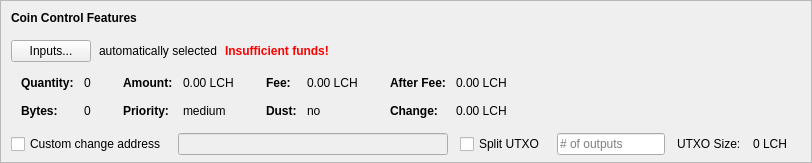
    <widget class="QFrame" name="frameCoinControl">
     <property name="sizePolicy">
      <sizepolicy hsizetype="Expanding" vsizetype="Expanding">
       <horstretch>0</horstretch>
       <verstretch>0</verstretch>
      </sizepolicy>
     </property>
     <property name="maximumSize">
      <size>
       <width>16777215</width>
       <height>16777215</height>
      </size>
     </property>
     <property name="frameShape">
      <enum>QFrame::StyledPanel</enum>
     </property>
     <property name="frameShadow">
      <enum>QFrame::Sunken</enum>
     </property>
     <layout class="QVBoxLayout" name="verticalLayoutCoinControl2">
      <property name="spacing">
       <number>0</number>
      </property>
      <property name="leftMargin">
       <number>0</number>
      </property>
      <property name="topMargin">
       <number>0</number>
      </property>
      <property name="rightMargin">
       <number>0</number>
      </property>
      <property name="bottomMargin">
       <number>6</number>
      </property>
      <item>
       <layout class="QVBoxLayout" name="verticalLayoutCoinControl" stretch="0,0,0,0,1">
        <property name="spacing">
         <number>0</number>
        </property>
        <property name="leftMargin">
         <number>10</number>
        </property>
        <property name="topMargin">
         <number>10</number>
        </property>
        <item>
         <layout class="QHBoxLayout" name="horizontalLayoutCoinControl1">
          <property name="bottomMargin">
           <number>15</number>
          </property>
          <item>
           <widget class="QLabel" name="labelCoinControlFeatures">
            <property name="sizePolicy">
             <sizepolicy hsizetype="Preferred" vsizetype="Maximum">
              <horstretch>0</horstretch>
              <verstretch>0</verstretch>
             </sizepolicy>
            </property>
            <property name="font">
             <font>
              <weight>75</weight>
              <bold>true</bold>
             </font>
            </property>
            <property name="styleSheet">
             <string notr="true">font-weight:bold;</string>
            </property>
            <property name="text">
             <string>Coin Control Features</string>
            </property>
           </widget>
          </item>
         </layout>
        </item>
        <item>
         <layout class="QHBoxLayout" name="horizontalLayoutCoinControl2" stretch="0,0,0,0">
          <property name="spacing">
           <number>8</number>
          </property>
          <property name="bottomMargin">
           <number>10</number>
          </property>
          <item>
           <widget class="QPushButton" name="pushButtonCoinControl">
            <property name="styleSheet">
             <string notr="true"/>
            </property>
            <property name="text">
             <string>Inputs...</string>
            </property>
            <property name="autoDefault">
             <bool>false</bool>
            </property>
           </widget>
          </item>
          <item>
           <widget class="QLabel" name="labelCoinControlAutomaticallySelected">
            <property name="text">
             <string>automatically selected</string>
            </property>
            <property name="margin">
             <number>5</number>
            </property>
           </widget>
          </item>
          <item>
           <widget class="QLabel" name="labelCoinControlInsuffFunds">
            <property name="font">
             <font>
              <weight>75</weight>
              <bold>true</bold>
             </font>
            </property>
            <property name="styleSheet">
             <string notr="true">color:red;font-weight:bold;</string>
            </property>
            <property name="text">
             <string>Insufficient funds!</string>
            </property>
            <property name="margin">
             <number>5</number>
            </property>
           </widget>
          </item>
          <item>
           <spacer name="horizontalSpacerCoinControl">
            <property name="orientation">
             <enum>Qt::Horizontal</enum>
            </property>
            <property name="sizeHint" stdset="0">
             <size>
              <width>40</width>
              <height>1</height>
             </size>
            </property>
           </spacer>
          </item>
         </layout>
        </item>
        <item>
         <widget class="QWidget" name="widgetCoinControl" native="true">
          <property name="sizePolicy">
           <sizepolicy hsizetype="Preferred" vsizetype="Preferred">
            <horstretch>0</horstretch>
            <verstretch>0</verstretch>
           </sizepolicy>
          </property>
          <property name="minimumSize">
           <size>
            <width>0</width>
            <height>0</height>
           </size>
          </property>
          <property name="styleSheet">
           <string notr="true"/>
          </property>
          <layout class="QHBoxLayout" name="horizontalLayoutCoinControl5">
           <property name="leftMargin">
            <number>0</number>
           </property>
           <property name="topMargin">
            <number>0</number>
           </property>
           <property name="rightMargin">
            <number>0</number>
           </property>
           <property name="bottomMargin">
            <number>0</number>
           </property>
           <item>
            <layout class="QHBoxLayout" name="horizontalLayoutCoinControl3" stretch="0,0,0,1">
             <property name="spacing">
              <number>20</number>
             </property>
             <property name="topMargin">
              <number>0</number>
             </property>
             <property name="bottomMargin">
              <number>10</number>
             </property>
             <item>
              <layout class="QFormLayout" name="formLayoutCoinControl1">
               <property name="horizontalSpacing">
                <number>10</number>
               </property>
               <property name="verticalSpacing">
                <number>14</number>
               </property>
               <property name="leftMargin">
                <number>10</number>
               </property>
               <property name="topMargin">
                <number>4</number>
               </property>
               <property name="rightMargin">
                <number>6</number>
               </property>
               <item row="0" column="0">
                <widget class="QLabel" name="labelCoinControlQuantityText">
                 <property name="font">
                  <font>
                   <weight>75</weight>
                   <bold>true</bold>
                  </font>
                 </property>
                 <property name="text">
                  <string>Quantity:</string>
                 </property>
                 <property name="margin">
                  <number>0</number>
                 </property>
                </widget>
               </item>
               <item row="0" column="1">
                <widget class="QLabel" name="labelCoinControlQuantity">
                 <property name="cursor">
                  <cursorShape>IBeamCursor</cursorShape>
                 </property>
                 <property name="contextMenuPolicy">
                  <enum>Qt::ActionsContextMenu</enum>
                 </property>
                 <property name="text">
                  <string notr="true">0</string>
                 </property>
                 <property name="margin">
                  <number>0</number>
                 </property>
                 <property name="textInteractionFlags">
                  <set>Qt::LinksAccessibleByMouse|Qt::TextSelectableByKeyboard|Qt::TextSelectableByMouse</set>
                 </property>
                </widget>
               </item>
               <item row="1" column="0">
                <widget class="QLabel" name="labelCoinControlBytesText">
                 <property name="font">
                  <font>
                   <weight>75</weight>
                   <bold>true</bold>
                  </font>
                 </property>
                 <property name="text">
                  <string>Bytes:</string>
                 </property>
                </widget>
               </item>
               <item row="1" column="1">
                <widget class="QLabel" name="labelCoinControlBytes">
                 <property name="cursor">
                  <cursorShape>IBeamCursor</cursorShape>
                 </property>
                 <property name="contextMenuPolicy">
                  <enum>Qt::ActionsContextMenu</enum>
                 </property>
                 <property name="text">
                  <string notr="true">0</string>
                 </property>
                 <property name="textInteractionFlags">
                  <set>Qt::LinksAccessibleByMouse|Qt::TextSelectableByKeyboard|Qt::TextSelectableByMouse</set>
                 </property>
                </widget>
               </item>
              </layout>
             </item>
             <item>
              <layout class="QFormLayout" name="formLayoutCoinControl2">
               <property name="horizontalSpacing">
                <number>10</number>
               </property>
               <property name="verticalSpacing">
                <number>14</number>
               </property>
               <property name="leftMargin">
                <number>6</number>
               </property>
               <property name="topMargin">
                <number>4</number>
               </property>
               <property name="rightMargin">
                <number>6</number>
               </property>
               <item row="0" column="0">
                <widget class="QLabel" name="labelCoinControlAmountText">
                 <property name="font">
                  <font>
                   <weight>75</weight>
                   <bold>true</bold>
                  </font>
                 </property>
                 <property name="text">
                  <string>Amount:</string>
                 </property>
                 <property name="margin">
                  <number>0</number>
                 </property>
                </widget>
               </item>
               <item row="0" column="1">
                <widget class="QLabel" name="labelCoinControlAmount">
                 <property name="cursor">
                  <cursorShape>IBeamCursor</cursorShape>
                 </property>
                 <property name="contextMenuPolicy">
                  <enum>Qt::ActionsContextMenu</enum>
                 </property>
                 <property name="text">
                  <string notr="true">0.00 LCH</string>
                 </property>
                 <property name="textInteractionFlags">
                  <set>Qt::LinksAccessibleByMouse|Qt::TextSelectableByKeyboard|Qt::TextSelectableByMouse</set>
                 </property>
                </widget>
               </item>
               <item row="1" column="0">
                <widget class="QLabel" name="labelCoinControlPriorityText">
                 <property name="font">
                  <font>
                   <weight>75</weight>
                   <bold>true</bold>
                  </font>
                 </property>
                 <property name="text">
                  <string>Priority:</string>
                 </property>
                </widget>
               </item>
               <item row="1" column="1">
                <widget class="QLabel" name="labelCoinControlPriority">
                 <property name="cursor">
                  <cursorShape>IBeamCursor</cursorShape>
                 </property>
                 <property name="contextMenuPolicy">
                  <enum>Qt::ActionsContextMenu</enum>
                 </property>
                 <property name="text">
                  <string>medium</string>
                 </property>
                 <property name="textInteractionFlags">
                  <set>Qt::LinksAccessibleByMouse|Qt::TextSelectableByKeyboard|Qt::TextSelectableByMouse</set>
                 </property>
                </widget>
               </item>
              </layout>
             </item>
             <item>
              <layout class="QFormLayout" name="formLayoutCoinControl3">
               <property name="horizontalSpacing">
                <number>10</number>
               </property>
               <property name="verticalSpacing">
                <number>14</number>
               </property>
               <property name="leftMargin">
                <number>6</number>
               </property>
               <property name="topMargin">
                <number>4</number>
               </property>
               <property name="rightMargin">
                <number>6</number>
               </property>
               <item row="0" column="0">
                <widget class="QLabel" name="labelCoinControlFeeText">
                 <property name="font">
                  <font>
                   <weight>75</weight>
                   <bold>true</bold>
                  </font>
                 </property>
                 <property name="text">
                  <string>Fee:</string>
                 </property>
                 <property name="margin">
                  <number>0</number>
                 </property>
                </widget>
               </item>
               <item row="0" column="1">
                <widget class="QLabel" name="labelCoinControlFee">
                 <property name="cursor">
                  <cursorShape>IBeamCursor</cursorShape>
                 </property>
                 <property name="contextMenuPolicy">
                  <enum>Qt::ActionsContextMenu</enum>
                 </property>
                 <property name="text">
                  <string notr="true">0.00 LCH</string>
                 </property>
                 <property name="textInteractionFlags">
                  <set>Qt::LinksAccessibleByMouse|Qt::TextSelectableByKeyboard|Qt::TextSelectableByMouse</set>
                 </property>
                </widget>
               </item>
               <item row="1" column="0">
                <widget class="QLabel" name="labelCoinControlLowOutputText">
                 <property name="font">
                  <font>
                   <weight>75</weight>
                   <bold>true</bold>
                  </font>
                 </property>
                 <property name="text">
                  <string>Dust:</string>
                 </property>
                </widget>
               </item>
               <item row="1" column="1">
                <widget class="QLabel" name="labelCoinControlLowOutput">
                 <property name="cursor">
                  <cursorShape>IBeamCursor</cursorShape>
                 </property>
                 <property name="contextMenuPolicy">
                  <enum>Qt::ActionsContextMenu</enum>
                 </property>
                 <property name="text">
                  <string>no</string>
                 </property>
                 <property name="textInteractionFlags">
                  <set>Qt::LinksAccessibleByMouse|Qt::TextSelectableByKeyboard|Qt::TextSelectableByMouse</set>
                 </property>
                </widget>
               </item>
              </layout>
             </item>
             <item>
              <layout class="QFormLayout" name="formLayoutCoinControl4">
               <property name="horizontalSpacing">
                <number>10</number>
               </property>
               <property name="verticalSpacing">
                <number>14</number>
               </property>
               <property name="leftMargin">
                <number>6</number>
               </property>
               <property name="topMargin">
                <number>4</number>
               </property>
               <property name="rightMargin">
                <number>6</number>
               </property>
               <item row="0" column="0">
                <widget class="QLabel" name="labelCoinControlAfterFeeText">
                 <property name="font">
                  <font>
                   <weight>75</weight>
                   <bold>true</bold>
                  </font>
                 </property>
                 <property name="text">
                  <string>After Fee:</string>
                 </property>
                 <property name="margin">
                  <number>0</number>
                 </property>
                </widget>
               </item>
               <item row="0" column="1">
                <widget class="QLabel" name="labelCoinControlAfterFee">
                 <property name="cursor">
                  <cursorShape>IBeamCursor</cursorShape>
                 </property>
                 <property name="contextMenuPolicy">
                  <enum>Qt::ActionsContextMenu</enum>
                 </property>
                 <property name="text">
                  <string notr="true">0.00 LCH</string>
                 </property>
                 <property name="textInteractionFlags">
                  <set>Qt::LinksAccessibleByMouse|Qt::TextSelectableByKeyboard|Qt::TextSelectableByMouse</set>
                 </property>
                </widget>
               </item>
               <item row="1" column="0">
                <widget class="QLabel" name="labelCoinControlChangeText">
                 <property name="font">
                  <font>
                   <weight>75</weight>
                   <bold>true</bold>
                  </font>
                 </property>
                 <property name="text">
                  <string>Change:</string>
                 </property>
                </widget>
               </item>
               <item row="1" column="1">
                <widget class="QLabel" name="labelCoinControlChange">
                 <property name="cursor">
                  <cursorShape>IBeamCursor</cursorShape>
                 </property>
                 <property name="contextMenuPolicy">
                  <enum>Qt::ActionsContextMenu</enum>
                 </property>
                 <property name="text">
                  <string notr="true">0.00 LCH</string>
                 </property>
                 <property name="textInteractionFlags">
                  <set>Qt::LinksAccessibleByMouse|Qt::TextSelectableByKeyboard|Qt::TextSelectableByMouse</set>
                 </property>
                </widget>
               </item>
              </layout>
             </item>
            </layout>
           </item>
          </layout>
         </widget>
        </item>
        <item>
         <layout class="QHBoxLayout" name="horizontalLayoutCoinControl4" stretch="0,0,0,0,0,0,0">
          <property name="spacing">
           <number>12</number>
          </property>
          <property name="sizeConstraint">
           <enum>QLayout::SetDefaultConstraint</enum>
          </property>
          <property name="topMargin">
           <number>5</number>
          </property>
          <property name="rightMargin">
           <number>5</number>
          </property>
          <item>
           <widget class="QCheckBox" name="checkBoxCoinControlChange">
            <property name="toolTip">
             <string>If this is activated, but the change address is empty or invalid, change will be sent to a newly generated address.</string>
            </property>
            <property name="text">
             <string>Custom change address</string>
            </property>
           </widget>
          </item>
          <item>
           <widget class="QValidatedLineEdit" name="lineEditCoinControlChange">
            <property name="enabled">
             <bool>false</bool>
            </property>
            <property name="sizePolicy">
             <sizepolicy hsizetype="Expanding" vsizetype="Fixed">
              <horstretch>0</horstretch>
              <verstretch>0</verstretch>
             </sizepolicy>
            </property>
           </widget>
          </item>
          <item>
           <widget class="QCheckBox" name="splitBlockCheckBox">
            <property name="text">
             <string>Split UTXO</string>
            </property>
           </widget>
          </item>
          <item>
           <widget class="QLineEdit" name="splitBlockLineEdit">
            <property name="sizePolicy">
             <sizepolicy hsizetype="Fixed" vsizetype="Fixed">
              <horstretch>50</horstretch>
              <verstretch>0</verstretch>
             </sizepolicy>
            </property>
            <property name="placeholderText">
             <string># of outputs</string>
            </property>
           </widget>
          </item>
          <item>
           <widget class="QLabel" name="labelBlockSizeText">
            <property name="text">
             <string>UTXO Size:</string>
            </property>
           </widget>
          </item>
          <item>
           <widget class="QLabel" name="labelBlockSize">
            <property name="text">
             <string>0 LCH</string>
            </property>
           </widget>
          </item>
          <item>
           <widget class="QLabel" name="labelCoinControlChangeLabel">
            <property name="sizePolicy">
             <sizepolicy hsizetype="Preferred" vsizetype="Expanding">
              <horstretch>0</horstretch>
              <verstretch>0</verstretch>
             </sizepolicy>
            </property>
            <property name="minimumSize">
             <size>
              <width>0</width>
              <height>0</height>
             </size>
            </property>
            <property name="text">
             <string/>
            </property>
            <property name="margin">
             <number>3</number>
            </property>
           </widget>
          </item>
         </layout>
        </item>
        <item>
         <spacer name="verticalSpacerCoinControl">
          <property name="orientation">
           <enum>Qt::Vertical</enum>
          </property>
          <property name="sizeHint" stdset="0">
           <size>
            <width>800</width>
            <height>1</height>
           </size>
          </property>
         </spacer>
        </item>
       </layout>
      </item>
     </layout>
    </widget>
